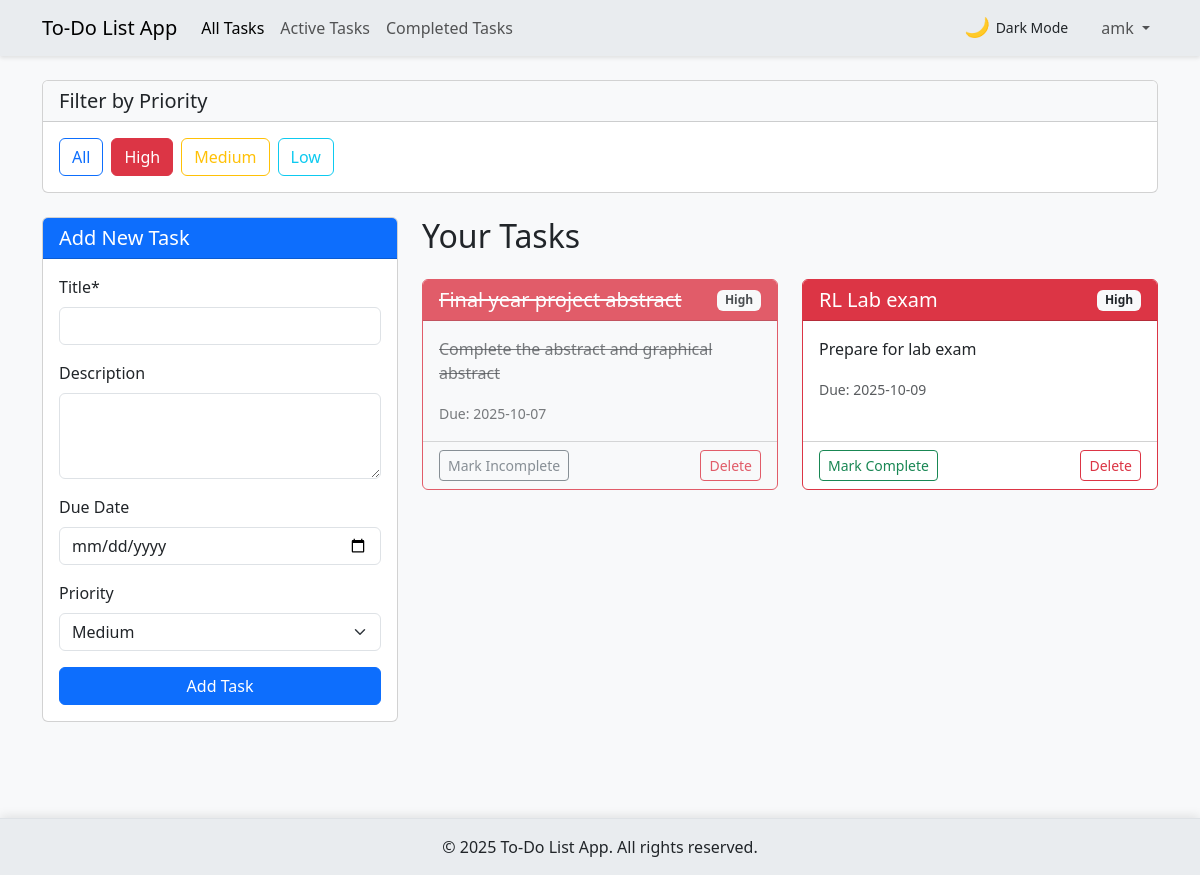
The page /filter/high (signed in) on the database its author committed.
### tables this page shows
CREATE TABLE tasks (
        id INTEGER PRIMARY KEY AUTOINCREMENT,
        title TEXT NOT NULL,
        description TEXT,
        due_date TEXT,
        priority TEXT,
        completed BOOLEAN DEFAULT 0,
        user_id INTEGER,
        created_at TIMESTAMP DEFAULT CURRENT_TIMESTAMP,
        FOREIGN KEY (user_id) REFERENCES users (id)
    );

### app.py (the view)
@app.route('/')
@app.route('/filter/<priority>')
def index(priority=None):
    if 'user_id' in session:
        conn = get_db_connection()
        if priority and priority in ['low', 'medium', 'high']:
            tasks = conn.execute('SELECT * FROM tasks WHERE user_id = ? AND priority = ? ORDER BY created_at DESC',
                               (session['user_id'], priority)).fetchall()
        else:
            tasks = conn.execute('SELECT * FROM tasks WHERE user_id = ? ORDER BY created_at DESC',
                               (session['user_id'],)).fetchall()
        conn.close()
        return render_template('index.html', tasks=tasks, active_page='home', current_filter=priority)
    else:
        return redirect(url_for('login'))

### app.py (called while the page is built)
def get_db_connection():
    conn = sqlite3.connect(DATABASE)
    conn.row_factory = sqlite3.Row
    return conn

### templates/index.html (shortened to what this page needs)
{% extends "base.html" %}
{% block content %}
<div class="row mb-4">
    <div class="col-12">
        <div class="card">
            <div class="card-header bg-light">
                <h5 class="mb-0">Filter by Priority</h5>
            </div>
            <div class="card-body">
                <div class="d-flex flex-wrap gap-2">
                    <a href="{{ url_for('index') }}" class="btn {% if not current_filter %}btn-primary{% else %}btn-outline-primary{% endif %}">All</a>
                    <a href="{{ url_for('index', priority='high') }}" class="btn {% if current_filter == 'high' %}btn-danger{% else %}btn-outline-danger{% endif %}">High</a>
                    <a href="{{ url_for('index', priority='medium') }}" class="btn {% if current_filter == 'medium' %}btn-warning{% else %}btn-outline-warning{% endif %}">Medium</a>
                    <a href="{{ url_for('index', priority='low') }}" class="btn {% if current_filter == 'low' %}btn-info{% else %}btn-outline-info{% endif %}">Low</a>
                </div>
            </div>
        </div>
    </div>
</div>
<section class="row">
    <div class="col-md-4 mb-4">
        <div class="card">
            <div class="card-header bg-primary text-white">
                <h5 class="card-title mb-0">Add New Task</h5>
            </div>
            <div class="card-body">
                <form id="taskForm" action="{{ url_for('submit') }}" method="post">
                    <div class="mb-3">
                        <label for="title" class="form-label">Title*</label>
                        <input type="text" class="form-control" id="title" name="title" required>
                    </div>
                    <div class="mb-3">
                        <label for="description" class="form-label">Description</label>
                        <textarea class="form-control" id="description" name="description" rows="3"></textarea>
                    </div>
                    <div class="mb-3">
                        <label for="due_date" class="form-label">Due Date</label>
                        <input type="date" class="form-control" id="due_date" name="due_date">
                    </div>
                    <div class="mb-3">
                        <label for="priority" class="form-label">Priority</label>
                        <select class="form-select" id="priority" name="priority">
                            <option value="medium" selected>Medium</option>
                        </select>
                    </div>
                    <button type="submit" class="btn btn-primary w-100" id="submitBtn">Add Task</button>
                </form>
            </div>
        </div>
    </div>
    <div class="col-md-8">
        <h2 class="mb-4">Your Tasks</h2>
        {% if tasks|length > 0 %}
            <div class="row" id="taskList">
                {% for task in tasks %}
                <div class="col-md-6 mb-4 task-item" data-id="{{ task.id }}">
                    <div class="card h-100 {% if task.priority == 'high' %}border-danger{% elif task.priority == 'medium' %}border-warning{% else %}border-info{% endif %} {% if task.completed %}bg-light text-muted{% endif %}">
                        <div class="card-header d-flex justify-content-between align-items-center {% if task.priority == 'high' %}bg-danger text-white{% elif task.priority == 'medium' %}bg-warning{% else %}bg-info text-white{% endif %}">
                            <h5 class="card-title mb-0 {% if task.completed %}text-decoration-line-through{% endif %}">{{ task.title }}</h5>
                            <span class="badge bg-light text-dark">{{ task.priority|capitalize }}</span>
                        </div>
                        <div class="card-body">
                            <p class="card-text {% if task.completed %}text-decoration-line-through{% endif %}">{{ task.description or 'No description provided.' }}</p>
                            {% if task.due_date %}
                            <p class="card-text"><small class="text-muted">Due: {{ task.due_date }}</small></p>
                            {% endif %}
                        </div>
                        <div class="card-footer bg-transparent d-flex justify-content-between">
                            <form action="{{ url_for('complete_task', id=task.id) }}" method="post" class="complete-form">
                                <button type="submit" class="btn btn-sm {% if task.completed %}btn-outline-secondary{% else %}btn-outline-success{% endif %} complete-btn">
                                    {% if task.completed %}Mark Incomplete{% else %}Mark Complete{% endif %}
                                </button>
                            </form>
                            <form action="{{ url_for('delete', id=task.id) }}" method="post" class="delete-form">
                                <button type="submit" class="btn btn-sm btn-outline-danger delete-btn">Delete</button>
                            </form>
                        </div>
                    </div>
                </div>
                {% endfor %}
            </div>
        {% else %}
            <div class="alert alert-info" role="alert">
                No tasks found. Add a new task to get started!
            </div>
        {% endif %}
    </div>
</section>
{% endblock %}

### static/css/style.css (style rules this page uses)
body { min-height: 100vh; display: flex; flex-direction: column; transition: background-color 0.3s, color 0.3s; }
body.light-theme { background-color: #f8f9fa; color: #212529; }
.task-item .card { transition: transform 0.2s, box-shadow 0.2s, opacity 0.3s; }
.task-item .card.bg-light.text-muted { opacity: 0.8; }

### rows shown on the page
tasks: title "Final year project abstract", priority "High", description "Complete the abstract and graphical abstract", due_date "2025-10-07", completed "Mark Incomplete"
tasks: title "RL Lab exam", priority "High", description "Prepare for lab exam", due_date "2025-10-09", completed "Mark Complete"

### other values the page prints
{{ session.username }} "amk"
